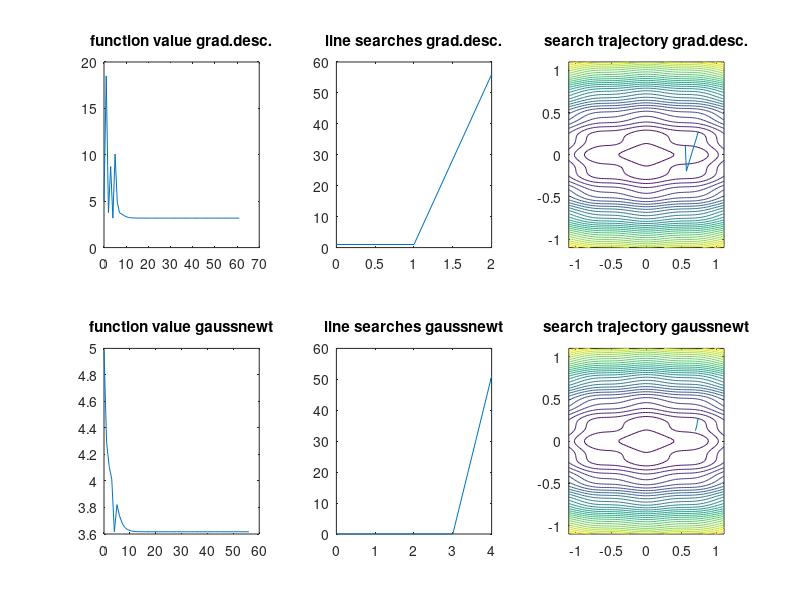

Recreate this plot in MATLAB.
clear all;
clc;

function [result,evals,searches,trajec] = gradientdescent(f,df,x,tol)
  a = 1;
  incr_a = 1.2;
  decr_a = 0.5;
  ls = 0.01;
% -------------
  evals = [f(x)];
  searches = [];
  trajec = [x];
% -------------
  do
    gr = df(x);
    delta = -gr/norm(gr);
    searches = [searches,0];% meta info
    while (f(x+a*delta) > f(x)+ls*transpose(gr)*(a*delta))
      evals = [evals,f(x+a*delta)];% meta info
      searches(columns(searches))++;% meta info
      a = decr_a*a;
    endwhile
    evals = [evals,f(x+a*delta)];% meta info
    
    x = x+a*delta;
    trajec = [trajec,x];% meta info
    a = incr_a*a;
  until (norm(a*delta) < tol)
  result = x;
endfunction

function [result,evals,searches,trajec] = newton(f,df,hf,x,tol)
  a = 1;
  incr_a = 1.2;
  decr_a = 0.5;
  ls = 0.01;
  incr_l = decr_l = 1;
% -------------
  evals = [f(x)];
  searches = [];
  trajec = [x];
% -------------
  do
    hess = hf(x);
    gr = df(x);
    l = 0.001;%max(eig(hess))*1.1;
    delta = - inv(hess+l*eye(rows(hess)))*gr;
    searches = [searches,0];% meta info
    while (f(x+a*delta) > f(x)+ls*transpose(gr)*(a*delta))
      evals = [evals,f(x+a*delta)];% meta info
      searches(columns(searches))++;% meta info
      a = decr_a*a;
    endwhile
    evals = [evals,f(x+a*delta)];% meta info
    
    x = x+a*delta;
    trajec = [trajec,x];% meta info
    a = incr_a*a;
  until (norm(a*delta) < tol)
  result = x;
endfunction

function [result,evals,searches,trajec] = gaussnewton(f,df,x,tol)
  hf = @(x) 2*transpose(df(x))*df(x);
  [result,evals,searches,trajec] = newton(f,df,hf,x,tol);
endfunction

function result = func2D(x1,x2,f)
  z = ones(rows(x1),columns(x1));
  for i = 1:rows(x1)
    for j = 1:columns(x1)
      z(i,j) = f([x1(i,j);x2(i,j)]);
    endfor
  endfor
  result = z;
endfunction

a=4;
c=3;

phi = @(x) [sin(a*x(1));sin(a*c*x(2));2*x(1);2*c*x(2)];
f = @(x) transpose(phi(x))*phi(x);
dphi = @(x) [cos(a*x(1))*a,0,2,0;0,cos(2*a*c*x(2))*2*a*c,0,2*c];
df = @(x) 2*dphi(x)*phi(x);

start = [rand();rand()];

gradientdescent(f,df,start,0.001);

[r_gd,evals_gd,searches_gd,trajec_gd] = gradientdescent(f,df,start,0.0001);
[r_gn,evals_gn,searches_gn,trajec_gn] = gaussnewton(f,df,start,0.0001);


ax = subplot(2,3,1);
plot(ax, 0:columns(evals_gd)-1,evals_gd);
title(ax,'function value grad.desc.');

ax = subplot(2,3,2);
plot(ax, 0:columns(searches_gd)-1,searches_gd);
title(ax,'line searches grad.desc.');

ax = subplot(2,3,4);
plot(ax, 0:columns(evals_gn)-1,evals_gn);
title(ax,'function value gaussnewt');

ax = subplot(2,3,5);
plot(ax, 0:columns(searches_gn)-1,searches_gn);
title(ax,'line searches gaussnewt');

ax = subplot(2,3,3);
domain = linspace(-1.1,1.1,100);
[x,y] = meshgrid(domain,domain);
z = func2D(x,y,f);
contour(ax, x,y,z, 30);
line(ax, trajec_gd(1:1,:),trajec_gd(2:2,:));
title(ax,'search trajectory grad.desc.');

ax = subplot(2,3,6);
domain = linspace(-1.1,1.1,100);
[x,y] = meshgrid(domain,domain);
z = func2D(x,y,f);
contour(ax, x,y,z, 30);
line(ax, trajec_gn(1:1,:),trajec_gn(2:2,:));
title(ax,'search trajectory gaussnewt');
